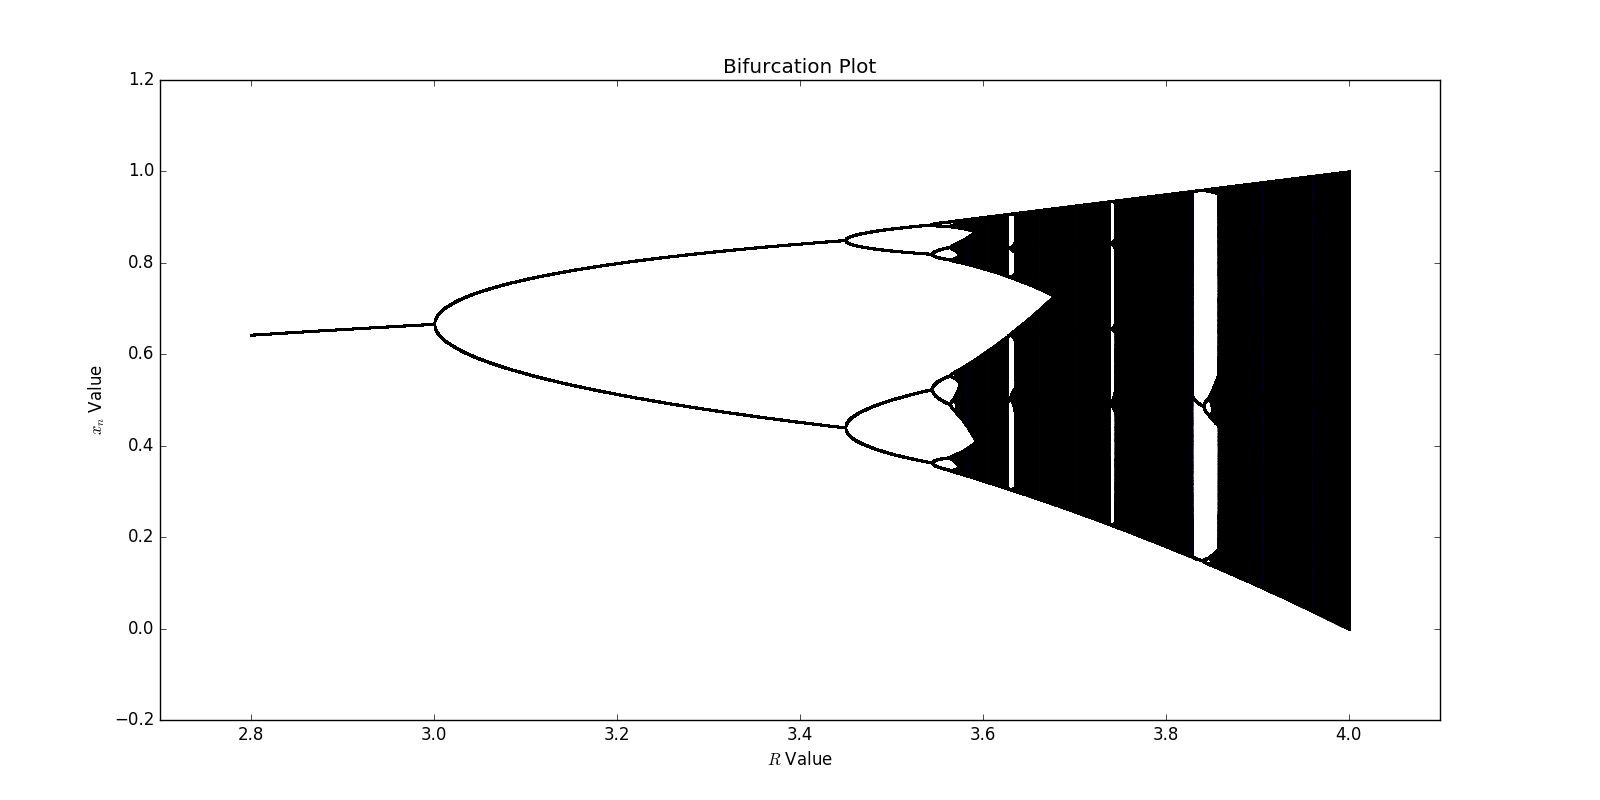

The script that saved this image:
# CSCI 5446 - Assignment 2
# Name: Luke Meszar
# Date: 1/17/2017
import sys
import numpy as np
import matplotlib as mp
import matplotlib.pyplot as plt

# User-modified variables
#R = 2.5
#m = 50
#x_not = 1.1
###


def make_plot(x_label, y_label, my_x, my_y, axes):
	plt.xlabel(x_label)
	plt.ylabel(y_label)
	plt.scatter(my_x, my_y)
	plt.savefig(axes + '-' + str(R) + '-' + str(x_not) + '.png')
	plt.clf()

# X_(n+1) = R * x_n * (1-x_n)
def get_vals(m, initial_point, r, throw_away=0):
	vals = np.zeros(m)
	vals[0] = initial_point
	for i in range(1, m):
		vals[i] = r * vals[i - 1] * (1 - vals[i - 1])
	return vals[throw_away:] # default return entire array

# X_(k+1) = y_k + 1 + ax_k^2
# Y_(k+1) = bx_k
def get_vals_henon(a, b, x0, y0, steps, throw_away=0):
    xvals = np.zeros(steps)
    yvals = np.zeros(steps)
    xvals[0] = x0
    yvals[0] = y0
    for i in range(1, steps):
		yvals[i] = b * xvals[i - 1]
		xvals[i] = yvals[i - 1] + 1 - (a * xvals[i - 1]**2)
    return (xvals[throw_away:], yvals[throw_away:])


######### User Edited Variables
l = 30000
height = 10000
precision = 1800.0
###############################


def question_one():
	precision_div = 1 / precision
	r_vals = np.arange(2.8, 4, precision_div)

	data = np.zeros((len(r_vals), l))
	counter = 0


	# Loop through all R values
	for r in r_vals:
		data[counter] = get_vals(60000, 0.2, r, l)
		counter += 1


	fig = plt.figure(figsize=(16,8))
	ax = fig.add_axes([0.1, 0.1, 0.8, 0.8])
	for i in range(len(r_vals)):
		ax.scatter(np.zeros(l) + r_vals[i], data[i], s=0.1, alpha=0.2)
	plt.title('Bifurcation Plot')
	plt.xlabel(r'$R$ Value')
	plt.ylabel(r'$x_n$ Value')
	plt.xlim(2.7, 4.1)
	#plt.show()
	plt.savefig('bifurcation.png')

def question_two():

	# First bifurcation:	2.99561
	# Second bifurcation:	3.44887
	# Third bifurcation:	3.54413
	# Fourth bifurcation:	3.56453


	precision = .00006

	bifur_points = [np.arange(2.98, 3.01, precision),
	                np.arange(3.447, 3.45, precision),
	                np.arange(3.542, 3.546, precision),
	                np.arange(3.5623, 3.5665, precision),
					np.arange(3.5671, 3.5689, precision)]

	data = [np.zeros((bifur_points[0].shape[0], height)),
	        np.zeros((bifur_points[1].shape[0], height)),
	        np.zeros((bifur_points[2].shape[0], height)),
	        np.zeros((bifur_points[3].shape[0], height)),
			np.zeros((bifur_points[4].shape[0], height))]

	for i in range(5):
		for j in range(len(bifur_points[i])):
			vals = get_vals(1000, 0.2, bifur_points[i][j], height)
			data[i][j] = vals


	fig, axarr = plt.subplots(1, 5, figsize=(18,8))
	for i in range(5):
		for j in range(bifur_points[i].shape[0]):
			axarr[i].scatter(np.zeros(height) + bifur_points[i][j], data[i][j], s=0.1, alpha=0.2)
	#plt.show()
	plt.savefig("zoom1.png")


def question_twoa():
	#precision_div = 1 / precision
	r_vals = np.arange(3.44, 3.57, 0.0001)

	data = np.zeros((len(r_vals), l))
	counter = 0


	# Loop through all R values
	for r in r_vals:
		data[counter] = get_vals(1200, 0.2, r, l)
		counter += 1


	fig = plt.figure(figsize=(16,8))
	ax = fig.add_axes([0.1, 0.1, 0.8, 0.8])
	for i in range(len(r_vals)):
		ax.scatter(np.zeros(l) + r_vals[i], data[i], s=0.1, alpha=0.2)
	plt.title('Expanded Period Doubling Cascade')
	plt.xlabel(r'$R$ Value')
	plt.ylabel(r'$x_n$ Value')
	plt.xlim(3.44, 3.57)
	#plt.show()
	plt.savefig('two.png')


def question_twob():
	#precision_div = 1 / precision
	r_vals = np.arange(3.0, 3.6, 0.0001)

	data = np.zeros((len(r_vals), l))
	counter = 0


	# Loop through all R values
	for r in r_vals:
		data[counter] = get_vals(1200, 0.2, r, l)
		counter += 1

	bifurcation_vals = []
	cycle_counter = 2
	for i in range(0, len(r_vals)):
		new_data = data[i][0:cycle_counter]
		for p in range(0, len(new_data)):
			rounded_val = "%.3f" % new_data[p]
			new_data[p] = rounded_val
		set_data = set(new_data)
		#print(new_data)
		#print("length of set: {}, cycle_counter: {}".format(len(set_data), cycle_counter))
		if len(set_data) == cycle_counter:
			bifurcation_vals.append(r_vals[i])
			cycle_counter = cycle_counter*2

	for k in range(0, len(bifurcation_vals)):
		print(bifurcation_vals[k])

	#for i in range(0,len(r_vals)):
	#	print("R value: {}".format(r_vals[i]))
	#	for j in range(0,len(data[i])):
	#		print(data[i][j])

def question_three_one():
	a  = np.arange(0, 1.4, 1e-3)
	b  = 0.3
	x0 = 0.2
	y0 = 0.2

	data = np.zeros((1.4 * 1e3 + 1, 500))

	for i in range(a.shape[0]):
		data[i] = get_vals_henon(a[i], b, x0, y0, 1000, 500)[0]

	fig = plt.figure(figsize=(16,8))
	ax = fig.add_axes([0.1, 0.1, 0.8, 0.8])
	for i in range(int(1.4 * 1e3)):
		ax.scatter(np.ones(500) * a[i], data[i], s=0.1, alpha=0.2)
	plt.title('Bifurcation Plot')
	plt.xlabel(r'$a$ Values')
	plt.ylabel(r'$x_n$ Value')
	#plt.show()
	plt.savefig("henon.png")

def question_three_two():

	# First bifurcation:	2.99561
	# Second bifurcation:	3.44887
	# Third bifurcation:	3.54413
	# Fourth bifurcation:	3.56453

	a  = np.arange(0, 1.4, 1e-3)
	b  = 0.3
	x0 = 0.2
	y0 = 0.2

	bifur_points = [np.arange(0.35, 0.4, 1e-4),
	                np.arange(0.9, 0.95, 1e-4),
	                np.arange(1.0, 1.05, 1e-4),
	                np.arange(1.05, 1.054, 1e-5)]

	data = [np.zeros((bifur_points[0].shape[0], 500)),
	        np.zeros((bifur_points[1].shape[0], 500)),
	        np.zeros((bifur_points[2].shape[0], 500)),
	        np.zeros((bifur_points[3].shape[0], 500))]

	for i in range(4):
		for j in range(len(bifur_points[i])):
			vals = get_vals_henon(bifur_points[i][j], b, x0, y0, 1000, 500)[0]
			data[i][j] = vals

	fig, axarr = plt.subplots(1, 4, figsize=(18,8))
	for i in range(4):
		for j in range(bifur_points[i].shape[0]):
			axarr[i].scatter(np.ones(500) * bifur_points[i][j], data[i][j], s=0.1, alpha=0.2)
	plt.show()
	plt.savefig("zoom2.png")


def question_threea():
	a  = np.arange(0.3, 1.06, 1e-3)
	b  = 0.3
	x0 = 0.2
	y0 = 0.2

	data = np.zeros((1.4 * 1e3 + 1, 500))

	for i in range(a.shape[0]):
		data[i] = get_vals_henon(a[i], b, x0, y0, 1000, 500)[0]

	fig = plt.figure(figsize=(16,8))
	ax = fig.add_axes([0.1, 0.1, 0.8, 0.8])
	for i in range(int(1.4 * 1e3)):
		ax.scatter(np.ones(500) * a[i], data[i], s=0.1, alpha=0.2)
	plt.title('Bifurcation Plot')
	plt.xlabel(r'$a$ Values')
	plt.ylabel(r'$x_n$ Value')
	plt.savefig('three.png')


question_one()
#question_two()
#question_twoa()
#question_twob()
#question_three_one()
#question_three_two()
#question_threea()

print("logistic map")

#bifurcation points for logistic map
lb1 = 3
lb2 = 3.449
lb3 = 3.5441
lb4 = 3.5645
lb5 = 3.56887
lb6 = 3.56982

print((lb2-lb1)/(lb3-lb2)) #n=2
print((lb3-lb2)/(lb4-lb3)) #n=3
print((lb4-lb3)/(lb5-lb4)) #n=4
print((lb5-lb4)/(lb6-lb5)) #n=5


print("Henon Map")
#bifurcation points for henon map
hb1 = 0.364
hb2 = 0.9122
hb3 = 1.0266
hb4 = 1.0513
hb5 = 1.0566
hb6 = 1.0577351

print((hb2-hb1)/(hb3-hb2)) #n=2
print((hb3-hb2)/(hb4-hb3)) #n=3
print((hb4-hb3)/(hb5-hb4)) #n=4
print((hb5-hb4)/(hb6-hb5)) #n=4
